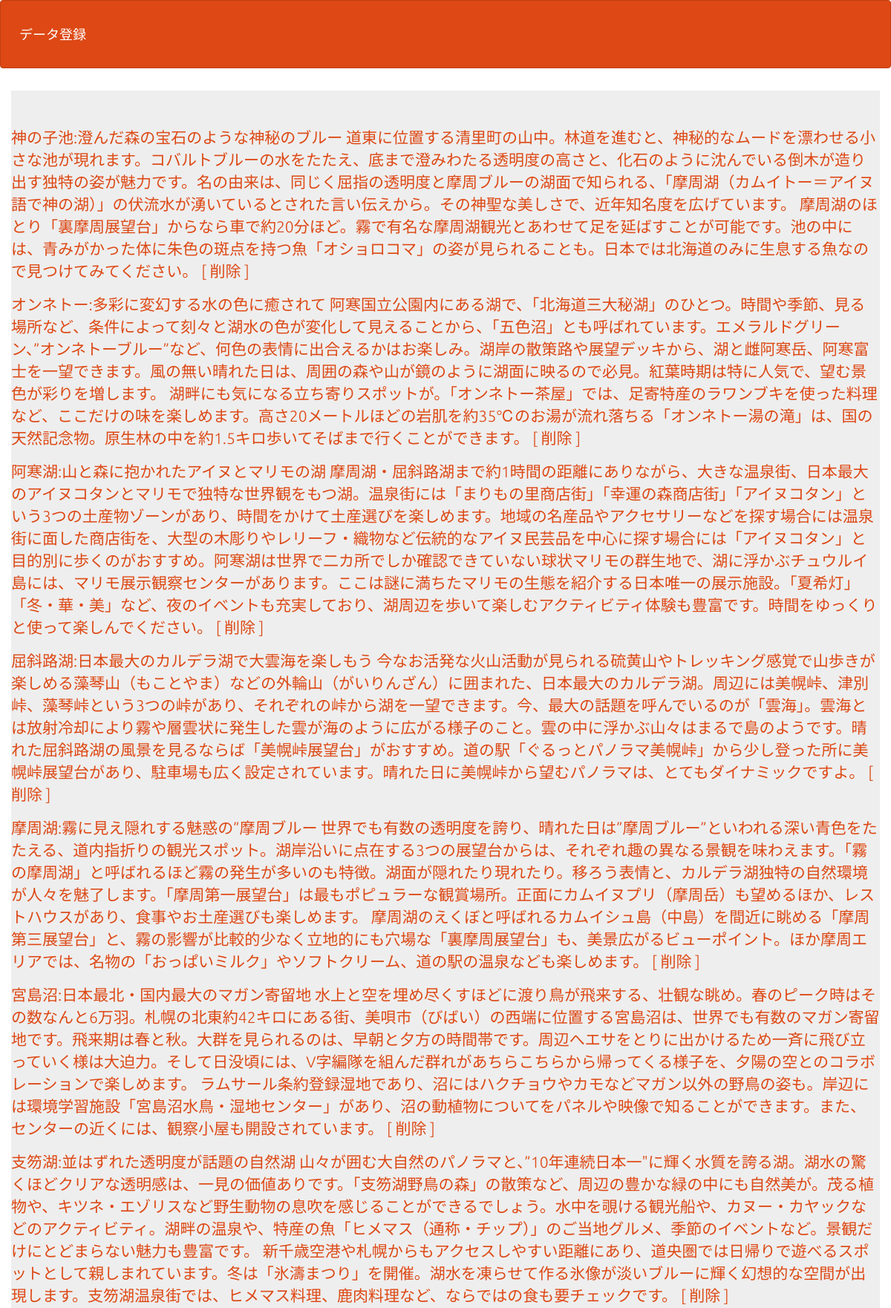
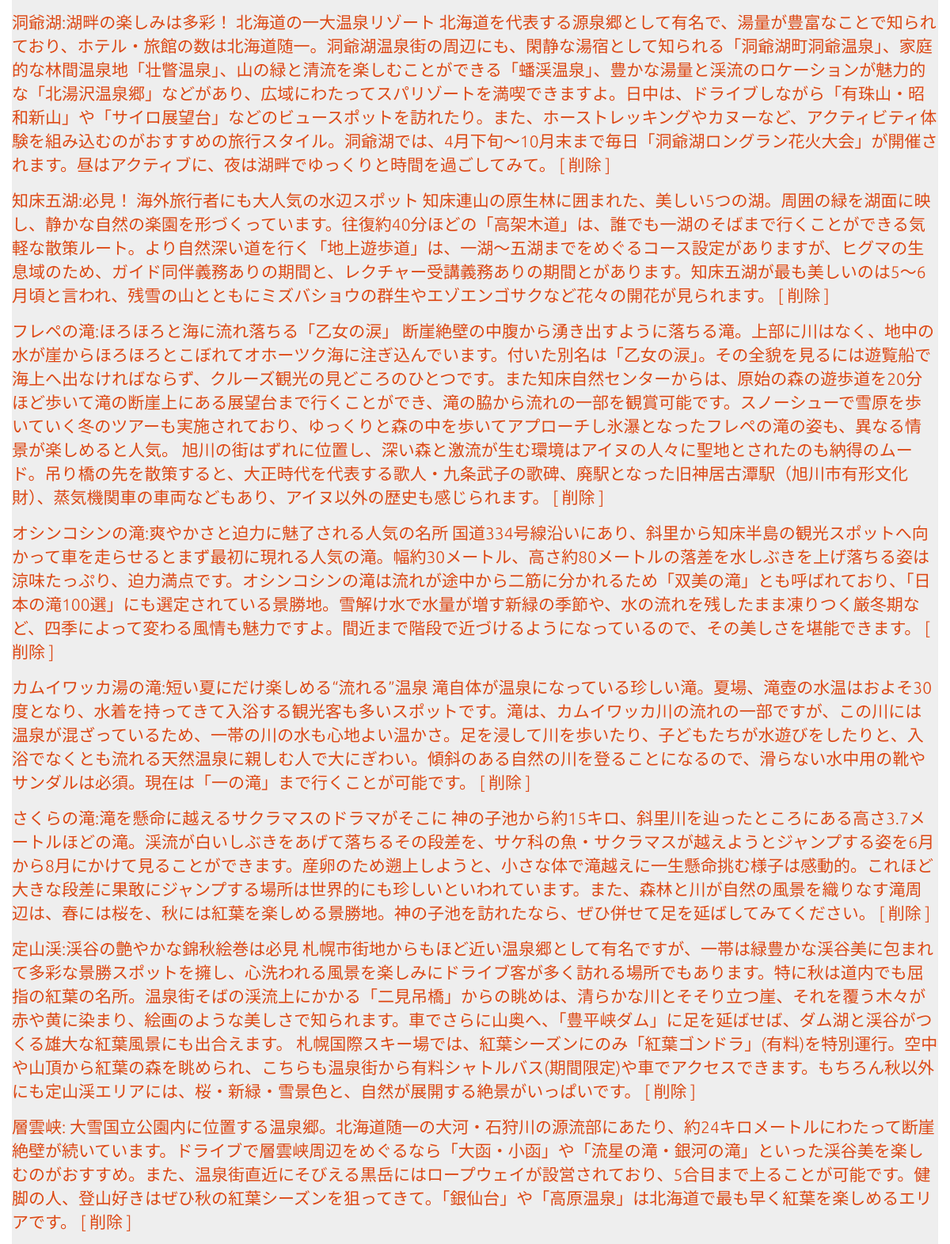
Screenshot of /kadaiver8/select.php (upper part) with the database file from the repository (2 pictures, top to bottom).
### tables this page shows
CREATE TABLE `gs_kadai2_table` (
  `id` int(12) NOT NULL,
  `title` varchar(500) NOT NULL,
  `subti` varchar(500) NOT NULL,
  `info` varchar(1000) NOT NULL,
  `text` varchar(500) NOT NULL,
  `image` varchar(500) NOT NULL
);

### kadaiver8/select.php (the view, shortened to what this page needs)
<?php
$pdo = db_conn();
$stmt = $pdo->prepare("SELECT * FROM gs_kadai2_table");
$status = $stmt->execute();
$view="";
if($status==false) {
  $error = $stmt->errorInfo();
  exit("ErrorQuery:".$error[2]);
}else{
  while( $result = $stmt->fetch(PDO::FETCH_ASSOC)){
    $view .= "<p>";
    $view .= '<a href="detail.php?id='.$result["id"].'">';
    $view .= $result['title'].':'.$result['subti'].' '.$result['info'].' '.$result['text'];
    $view .= '</a>';
    $view .= "  ";
    $view .= '<a href="delete.php?id='.$result["id"].'">';
    $view .= "[ 削除 ]";
    $view .= '</a>';
    $view .= "</p>";
  }
}
?>
<!DOCTYPE html>
<html lang="ja">
<head>
<link rel="stylesheet" href="css/range.css">
<link href="css/bootstrap.min.css" rel="stylesheet">
</head>
<body id="main">
<header>
  <nav class="navbar navbar-default">
    <div class="container-fluid">
      <div class="navbar-header">
      <a class="navbar-brand" href="index.php">データ登録</a>
      </div>
    </div>
  </nav>
</header>
<div>
    <div class="container jumbotron"><?=$view?></div>
</div>
</body>
</html>

### kadaiver8/select.php (style rules this page uses)
div { padding: 10px;font-size:16px; }

### rows the page displays
gs_kadai2_table: value "神の子池:澄んだ森の宝石のような神秘のブルー 道東に位置する清里町の山中。林道を進むと、神秘的なムードを漂わせる小さな池が現れます。コバルトブルーの水をたたえ、底まで澄みわたる透明度の高さと、化石のように沈んでいる倒木が造り出す独特の姿が魅力です。名の由来は、同じく屈指の透明度と摩周ブルーの湖面で知られる、「摩周湖（カムイトー＝アイヌ語で神の湖）」の伏流水が湧いているとされた言い伝えから。その神聖な美しさで、近年知名度を広げています。 摩周湖のほとり「裏摩周展望台」からなら車で約20分ほど。霧で有名な摩周湖観光とあわせて足を延ばすことが可能です。池の中には、青みがかった体に朱色の斑点を持つ魚「オショロコマ」の姿が見られることも。日本では北海道のみに生息する魚なので見つけてみてください。 [ 削除 ]"
gs_kadai2_table: value "オンネトー:多彩に変幻する水の色に癒されて 阿寒国立公園内にある湖で、「北海道三大秘湖」のひとつ。時間や季節、見る場所など、条件によって刻々と湖水の色が変化して見えることから、「五色沼」とも呼ばれています。エメラルドグリーン、”オンネトーブルー”など、何色の表情に出合えるかはお楽しみ。湖岸の散策路や展望デッキから、湖と雌阿寒岳、阿寒富士を一望できます。風の無い晴れた日は、周囲の森や山が鏡のように湖面に映るので必見。紅葉時期は特に人気で、望む景色が彩りを増します。 湖畔にも気になる立ち寄りスポットが。「オンネトー茶屋」では、足寄特産のラワンブキを使った料理など、ここだけの味を楽しめます。高さ20メートルほどの岩肌を約35℃のお湯が流れ落ちる「オンネトー湯の滝」は、国の天然記念物。原生林の中を約1.5キロ歩いてそばまで行くことができます。 [ 削除 ]"
gs_kadai2_table: value "阿寒湖:山と森に抱かれたアイヌとマリモの湖 摩周湖・屈斜路湖まで約1時間の距離にありながら、大きな温泉街、日本最大のアイヌコタンとマリモで独特な世界観をもつ湖。温泉街には「まりもの里商店街」「幸運の森商店街」「アイヌコタン」という3つの土産物ゾーンがあり、時間をかけて土産選びを楽しめます。地域の名産品やアクセサリーなどを探す場合には温泉街に面した商店街を、大型の木彫りやレリーフ・織物など伝統的なアイヌ民芸品を中心に探す場合には「アイヌコタン」と目的別に歩くのがおすすめ。阿寒湖は世界で二カ所でしか確認できていない球状マリモの群生地で、湖に浮かぶチュウルイ島には、マリモ展示観察センターがあります。ここは謎に満ちたマリモの生態を紹介する日本唯一の展示施設。「夏希灯」「冬・華・美」など、夜のイベントも充実しており、湖周辺を歩いて楽しむアクティビティ体験も豊富です。時間をゆっくりと使って楽しんでください。 [ 削除 ]"
gs_kadai2_table: value "屈斜路湖:日本最大のカルデラ湖で大雲海を楽しもう 今なお活発な火山活動が見られる硫黄山やトレッキング感覚で山歩きが楽しめる藻琴山（もことやま）などの外輪山（がいりんざん）に囲まれた、日本最大のカルデラ湖。周辺には美幌峠、津別峠、藻琴峠という3つの峠があり、それぞれの峠から湖を一望できます。今、最大の話題を呼んでいるのが「雲海」。雲海とは放射冷却により霧や層雲状に発生した雲が海のように広がる様子のこと。雲の中に浮かぶ山々はまるで島のようです。晴れた屈斜路湖の風景を見るならば「美幌峠展望台」がおすすめ。道の駅「ぐるっとパノラマ美幌峠」から少し登った所に美幌峠展望台があり、駐車場も広く設定されています。晴れた日に美幌峠から望むパノラマは、とてもダイナミックですよ。 [ 削除 ]"
gs_kadai2_table: value "摩周湖:霧に見え隠れする魅惑の”摩周ブルー 世界でも有数の透明度を誇り、晴れた日は”摩周ブルー”といわれる深い青色をたたえる、道内指折りの観光スポット。湖岸沿いに点在する3つの展望台からは、それぞれ趣の異なる景観を味わえます。「霧の摩周湖」と呼ばれるほど霧の発生が多いのも特徴。湖面が隠れたり現れたり。移ろう表情と、カルデラ湖独特の自然環境が人々を魅了します。「摩周第一展望台」は最もポピュラーな観賞場所。正面にカムイヌプリ（摩周岳）も望めるほか、レストハウスがあり、食事やお土産選びも楽しめます。 摩周湖のえくぼと呼ばれるカムイシュ島（中島）を間近に眺める「摩周第三展望台」と、霧の影響が比較的少なく立地的にも穴場な「裏摩周展望台」も、美景広がるビューポイント。ほか摩周エリアでは、名物の「おっぱいミルク」やソフトクリーム、道の駅の温泉なども楽しめます。 [ 削除 ]"
gs_kadai2_table: value "宮島沼:日本最北・国内最大のマガン寄留地 水上と空を埋め尽くすほどに渡り鳥が飛来する、壮観な眺め。春のピーク時はその数なんと6万羽。札幌の北東約42キロにある街、美唄市（びばい）の西端に位置する宮島沼は、世界でも有数のマガン寄留地です。飛来期は春と秋。大群を見られるのは、早朝と夕方の時間帯です。周辺へエサをとりに出かけるため一斉に飛び立っていく様は大迫力。そして日没頃には、V字編隊を組んだ群れがあちらこちらから帰ってくる様子を、夕陽の空とのコラボレーションで楽しめます。 ラムサール条約登録湿地であり、沼にはハクチョウやカモなどマガン以外の野鳥の姿も。岸辺には環境学習施設「宮島沼水鳥・湿地センター」があり、沼の動植物についてをパネルや映像で知ることができます。また、センターの近くには、観察小屋も開設されています。 [ 削除 ]"
gs_kadai2_table: value "支笏湖:並はずれた透明度が話題の自然湖 山々が囲む大自然のパノラマと、”10年連続日本一\"に輝く水質を誇る湖。湖水の驚くほどクリアな透明感は、一見の価値ありです。「支笏湖野鳥の森」の散策など、周辺の豊かな緑の中にも自然美が。茂る植物や、キツネ・エゾリスなど野生動物の息吹を感じることができるでしょう。水中を覗ける観光船や、カヌー・カヤックなどのアクティビティ。湖畔の温泉や、特産の魚「ヒメマス（通称・チップ）」のご当地グルメ、季節のイベントなど。景観だけにとどまらない魅力も豊富です。 新千歳空港や札幌からもアクセスしやすい距離にあり、道央圏では日帰りで遊べるスポットとして親しまれています。冬は「氷濤まつり」を開催。湖水を凍らせて作る氷像が淡いブルーに輝く幻想的な空間が出現します。支笏湖温泉街では、ヒメマス料理、鹿肉料理など、ならではの食も要チェックです。 [ 削除 ]"
gs_kadai2_table: value "洞爺湖:湖畔の楽しみは多彩！ 北海道の一大温泉リゾート 北海道を代表する源泉郷として有名で、湯量が豊富なことで知られており、ホテル・旅館の数は北海道随一。洞爺湖温泉街の周辺にも、閑静な湯宿として知られる「洞爺湖町洞爺温泉」、家庭的な林間温泉地「壮瞥温泉」、山の緑と清流を楽しむことができる「蟠渓温泉」、豊かな湯量と渓流のロケーションが魅力的な「北湯沢温泉郷」などがあり、広域にわたってスパリゾートを満喫できますよ。日中は、ドライブしながら「有珠山・昭和新山」や「サイロ展望台」などのビュースポットを訪れたり。また、ホーストレッキングやカヌーなど、アクティビティ体験を組み込むのがおすすめの旅行スタイル。洞爺湖では、4月下旬～10月末まで毎日「洞爺湖ロングラン花火大会」が開催されます。昼はアクティブに、夜は湖畔でゆっくりと時間を過ごしてみて。 [ 削除 ]"
gs_kadai2_table: value "知床五湖:必見！ 海外旅行者にも大人気の水辺スポット 知床連山の原生林に囲まれた、美しい5つの湖。周囲の緑を湖面に映し、静かな自然の楽園を形づくっています。往復約40分ほどの「高架木道」は、誰でも一湖のそばまで行くことができる気軽な散策ルート。より自然深い道を行く「地上遊歩道」は、一湖～五湖までをめぐるコース設定がありますが、ヒグマの生息域のため、ガイド同伴義務ありの期間と、レクチャー受講義務ありの期間とがあります。知床五湖が最も美しいのは5～6月頃と言われ、残雪の山とともにミズバショウの群生やエゾエンゴサクなど花々の開花が見られます。 [ 削除 ]"
gs_kadai2_table: value "フレペの滝:ほろほろと海に流れ落ちる「乙女の涙」 断崖絶壁の中腹から湧き出すように落ちる滝。上部に川はなく、地中の水が崖からほろほろとこぼれてオホーツク海に注ぎ込んでいます。付いた別名は「乙女の涙」。その全貌を見るには遊覧船で海上へ出なければならず、クルーズ観光の見どころのひとつです。また知床自然センターからは、原始の森の遊歩道を20分ほど歩いて滝の断崖上にある展望台まで行くことができ、滝の脇から流れの一部を観賞可能です。スノーシューで雪原を歩いていく冬のツアーも実施されており、ゆっくりと森の中を歩いてアプローチし氷瀑となったフレペの滝の姿も、異なる情景が楽しめると人気。 旭川の街はずれに位置し、深い森と激流が生む環境はアイヌの人々に聖地とされたのも納得のムード。吊り橋の先を散策すると、大正時代を代表する歌人・九条武子の歌碑、廃駅となった旧神居古潭駅（旭川市有形文化財）、蒸気機関車の車両などもあり、アイヌ以外の歴史も感じられます。 [ 削除 ]"
gs_kadai2_table: value "オシンコシンの滝:爽やかさと迫力に魅了される人気の名所 国道334号線沿いにあり、斜里から知床半島の観光スポットへ向かって車を走らせるとまず最初に現れる人気の滝。幅約30メートル、高さ約80メートルの落差を水しぶきを上げ落ちる姿は涼味たっぷり、迫力満点です。オシンコシンの滝は流れが途中から二筋に分かれるため「双美の滝」とも呼ばれており、「日本の滝100選」にも選定されている景勝地。雪解け水で水量が増す新緑の季節や、水の流れを残したまま凍りつく厳冬期など、四季によって変わる風情も魅力ですよ。間近まで階段で近づけるようになっているので、その美しさを堪能できます。 [ 削除 ]"
gs_kadai2_table: value "カムイワッカ湯の滝:短い夏にだけ楽しめる“流れる”温泉 滝自体が温泉になっている珍しい滝。夏場、滝壺の水温はおよそ30度となり、水着を持ってきて入浴する観光客も多いスポットです。滝は、カムイワッカ川の流れの一部ですが、この川には温泉が混ざっているため、一帯の川の水も心地よい温かさ。足を浸して川を歩いたり、子どもたちが水遊びをしたりと、入浴でなくとも流れる天然温泉に親しむ人で大にぎわい。傾斜のある自然の川を登ることになるので、滑らない水中用の靴やサンダルは必須。現在は「一の滝」まで行くことが可能です。 [ 削除 ]"
gs_kadai2_table: value "さくらの滝:滝を懸命に越えるサクラマスのドラマがそこに 神の子池から約15キロ、斜里川を辿ったところにある高さ3.7メートルほどの滝。渓流が白いしぶきをあげて落ちるその段差を、サケ科の魚・サクラマスが越えようとジャンプする姿を6月から8月にかけて見ることができます。産卵のため遡上しようと、小さな体で滝越えに一生懸命挑む様子は感動的。これほど大きな段差に果敢にジャンプする場所は世界的にも珍しいといわれています。また、森林と川が自然の風景を織りなす滝周辺は、春には桜を、秋には紅葉を楽しめる景勝地。神の子池を訪れたなら、ぜひ併せて足を延ばしてみてください。 [ 削除 ]"
gs_kadai2_table: value "定山渓:渓谷の艶やかな錦秋絵巻は必見 札幌市街地からもほど近い温泉郷として有名ですが、一帯は緑豊かな渓谷美に包まれて多彩な景勝スポットを擁し、心洗われる風景を楽しみにドライブ客が多く訪れる場所でもあります。特に秋は道内でも屈指の紅葉の名所。温泉街そばの渓流上にかかる「二見吊橋」からの眺めは、清らかな川とそそり立つ崖、それを覆う木々が赤や黄に染まり、絵画のような美しさで知られます。車でさらに山奥へ、「豊平峡ダム」に足を延ばせば、ダム湖と渓谷がつくる雄大な紅葉風景にも出合えます。 札幌国際スキー場では、紅葉シーズンにのみ「紅葉ゴンドラ」(有料)を特別運行。空中や山頂から紅葉の森を眺められ、こちらも温泉街から有料シャトルバス(期間限定)や車でアクセスできます。もちろん秋以外にも定山渓エリアには、桜・新緑・雪景色と、自然が展開する絶景がいっぱいです。 [ 削除 ]"
gs_kadai2_table: value "層雲峡: 大雪国立公園内に位置する温泉郷。北海道随一の大河・石狩川の源流部にあたり、約24キロメートルにわたって断崖絶壁が続いています。ドライブで層雲峡周辺をめぐるなら「大函・小函」や「流星の滝・銀河の滝」といった渓谷美を楽しむのがおすすめ。また、温泉街直近にそびえる黒岳にはロープウェイが設営されており、5合目まで上ることが可能です。健脚の人、登山好きはぜひ秋の紅葉シーズンを狙ってきて。「銀仙台」や「高原温泉」は北海道で最も早く紅葉を楽しめるエリアです。 [ 削除 ]"
